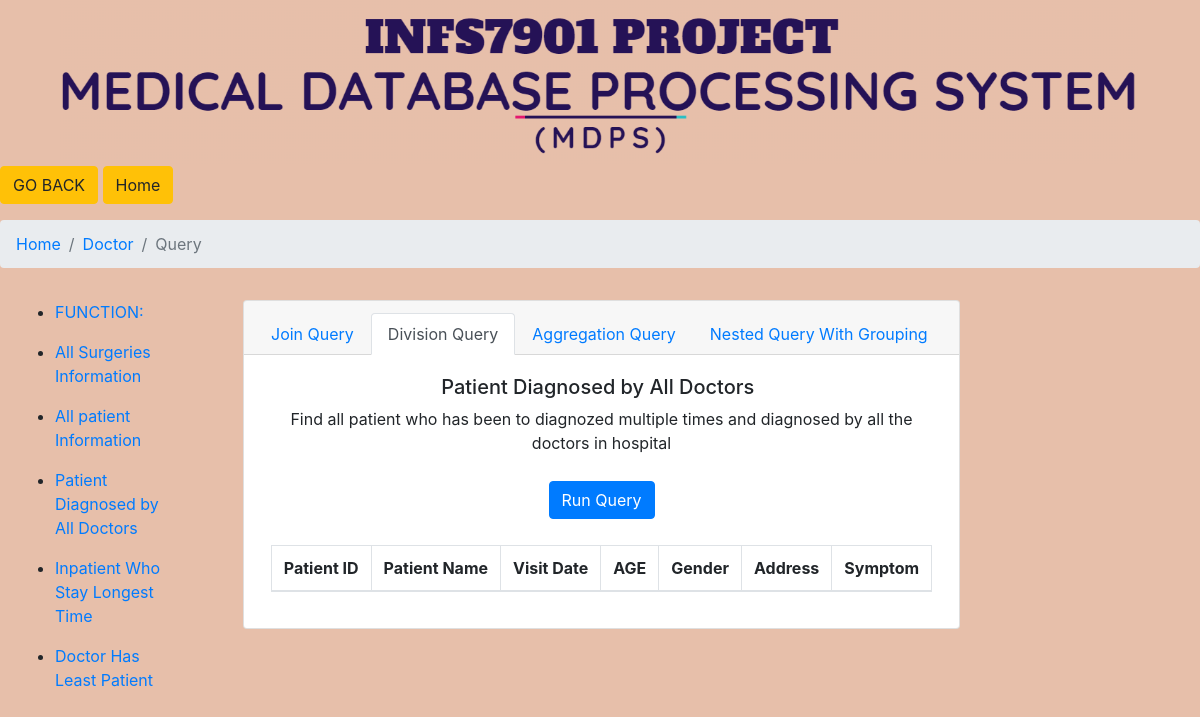
/includes/doc_query/division_query/queries1.php, run on an earlier commit of the app's database.
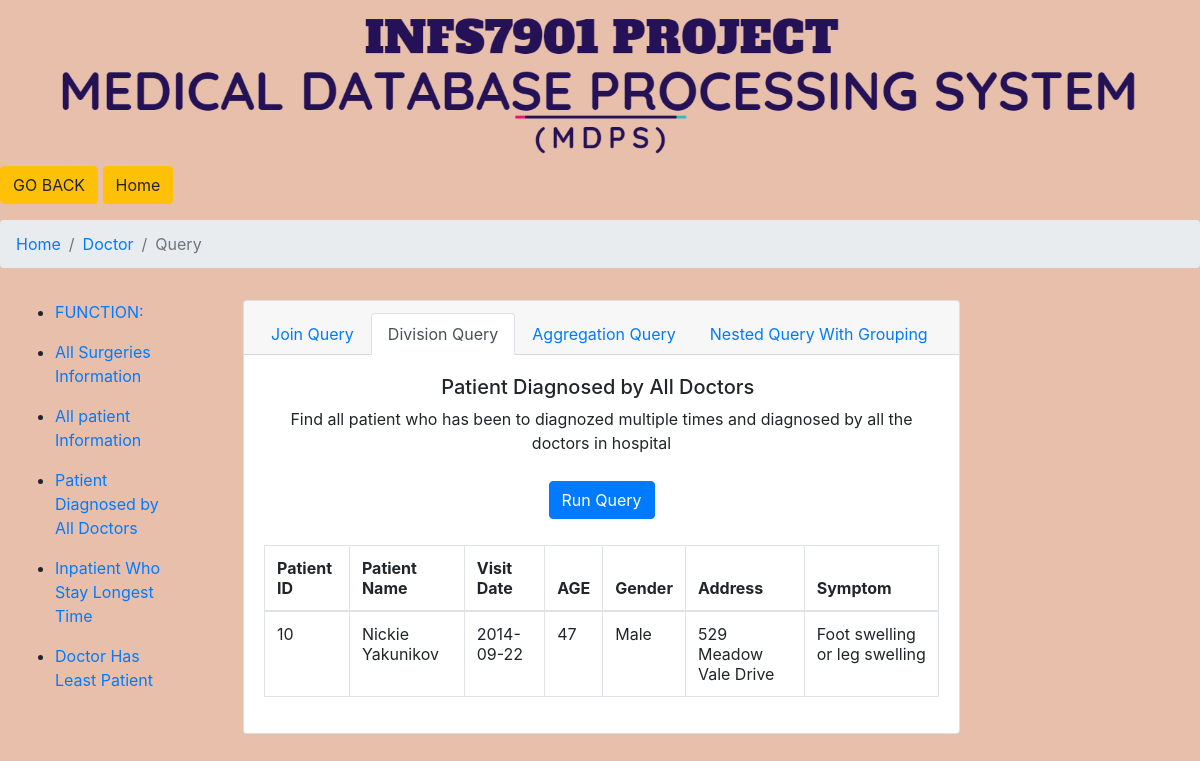
And on a later commit of the database.
### tables this page shows
CREATE TABLE `patient_1` (
  `pat_id` int(11) NOT NULL,
  `visit_date` date DEFAULT NULL,
  `age` int(11) DEFAULT NULL,
  `pat_name` varchar(200) DEFAULT NULL,
  `gender` varchar(200) DEFAULT NULL,
  `address` varchar(200) DEFAULT NULL,
  `symptom` varchar(200) DEFAULT NULL
);

### includes/doc_query/division_query/queries1.php (the view, shortened to what this page needs)
<head>
  <link rel="stylesheet" href="https://maxcdn.bootstrapcdn.com/bootstrap/4.0.0/css/bootstrap.min.css">
  </head>
<body style="background-color:E7BFAA;">
<div align="center">
<img class="mw-100" src="logo.png"style="width: 90%">
</div>
  <form>
    <input type="button" value="GO BACK " class="btn btn-warning" onclick="history.go(-1);return false;" />
    <input type="button" value="Home " class="btn btn-warning" onclick="window.location.href='https://yifei.uqcloud.net/MDPS/index.php'" />
  </form>
  <?php
        $servername = "localhost";
        $username = "root";
        $password = "d74dbdad52b2dfe8";
        $dbname = "project_hospital";
        $conn = new mysqli($servername, $username, $password, $dbname);
    ?>
        <nav aria-label="breadcrumb">
    <ol class="breadcrumb">
    <li class="breadcrumb-item"><a href="https://yifei.uqcloud.net/MDPS/index.php">Home</a></li>
    <li class="breadcrumb-item"><a href="https://yifei.uqcloud.net/MDPS/includes/logged_in_as_doc.php">Doctor</a></li>
    <li class="breadcrumb-item active" aria-current="page">Query</li>
    </ol>
    </nav>
<div class="container-fluid row">
<div class="d-none d-xl-block col-xl-2 bd-toc">
            <ul class="section-nav">
            <li class="toc-entry toc-h5 mt-3 mb-3 active"><a href="#">FUNCTION:</a></li>
<li class="toc-entry toc-h3 mt-3 mb-3"><a href="/MDPS/includes/doc_query/join_query/queries.php">All Surgeries Information</a></li>
<li class="toc-entry toc-h3 mt-3 mb-3"><a href="/MDPS/includes/doc_query/join_query/queries2.php">All patient Information</a></li>
<li class="toc-entry toc-h3 mt-3 mb-3"><a href="/MDPS/includes/doc_query/division_query/queries1.php">Patient Diagnosed by All Doctors</a></li>
<li class="toc-entry toc-h3 mt-3 mb-3"><a href="/MDPS/includes/doc_query/aggregation_query/queries1.php">Inpatient Who Stay Longest Time</a></li>
<li class="toc-entry toc-h3 mt-3 mb-3"><a href="/MDPS/includes/doc_query/nested_query/queries.php">Doctor Has Least Patient</a></li>
</ul>
</div>
<main class="col-12 col-md-9 col-xl-8 py-md-3 pl-md-5 bd-content" role="main">
<div class="card text-center">
  <div class="card-header">
    <ul class="nav nav-tabs card-header-tabs">
    <li class="nav-item">
    <a class="nav-link" href="/MDPS/includes/doc_query/queries.php">Join Query</a>
      </li>
      <li class="nav-item">
        <a class="nav-link active" href="#">Division Query</a>
      </li>
      <li class="nav-item">
        <a class="nav-link" href="/MDPS/includes/doc_query/aggregation_query/queries.php">Aggregation Query</a>
      </li>
      <li class="nav-item">
        <a class="nav-link" href="/MDPS/includes/doc_query/nested_query/queries.php">Nested Query With Grouping</a>
      </li>
    </ul>
  </div>
  <div class="card-body">
  <h5 id="query1"><div>Patient Diagnosed by All Doctors<a class="anchorjs-link " href="#query1" aria-label="Anchor" data-anchorjs-icon="#" style="padding-left: 0.375em;"></a></div></h5>
    <p class="card-text">Find all patient who has been to diagnozed multiple times and diagnosed by all the doctors in hospital </p>
    <form action="" method="post">
    <input type="button" name="query1" class="btn btn-primary" value="Run Query" style="text-align:right;margin:10px" onclick="location.href='queries.php';"/>
    </form>
    <table class="table thead-light table-bordered" id="t01" align="center">
    <thead>
      <tr>
      <th scope="col">Patient ID</th>
        <th scope="col">Patient Name</th>
        <th scope="col">Visit Date</th>
        <th scope="col">AGE</th>
        <th scope="col">Gender</th>
        <th scope="col">Address</th>
        <th scope="col">Symptom</th>
      </tr>
    </thead>
    <tbody id="queryTable1">
      <?php
                    $query = "SELECT *
                    FROM patient_1 as p
                    WHERE not EXISTS
                        (SELECT d.doc_id
                        FROM doctor as d
                        WHERE NOT EXISTS(
                            SELECT *
                            FROM pat_doc_1 as pd
                            WHERE p.pat_id=pd.pat_id and d.doc_id=pd.doc_id))";
                    $result = mysqli_query($conn, $query);
                    while ($rows = mysqli_fetch_array($result)) {
                      echo "<tr>";
                      echo "<td>".$rows["pat_id"]."</td>";
                      echo "<td>".$rows["pat_name"]."</td>";
                      echo "<td>".$rows["visit_date"]."</td>";
                      echo "<td>".$rows["age"]."</td>";
                      echo "<td>".$rows["gender"]."</td>";
                      echo "<td>".$rows["address"]."</td>";
                      echo "<td>".$rows["symptom"]."</td>";
                      echo "</tr>";
                    }
            ?>
    </tbody>
  </table>
  </div>
</div>
</main>
</div>
</body>

### includes/doc_query/division_query/queries1.php (style rules this page uses)
table#t01 { width:auto; }
table#t01, th, td { border: 1px solid black; border-collapse: collapse; }
th, td { padding: 15px; text-align: left; }
table#t01 tr:nth-child(odd) { background-color: #fff; }

What changed in the data, as far as the page shows it:
now on this page (row edited): patient_1: pat_id "10", pat_name "Nickie Yakunikov", visit_date "2014-09-22", age "47", gender "Male", address "529 Meadow Vale Drive", symptom "Foot swelling or leg swelling"
